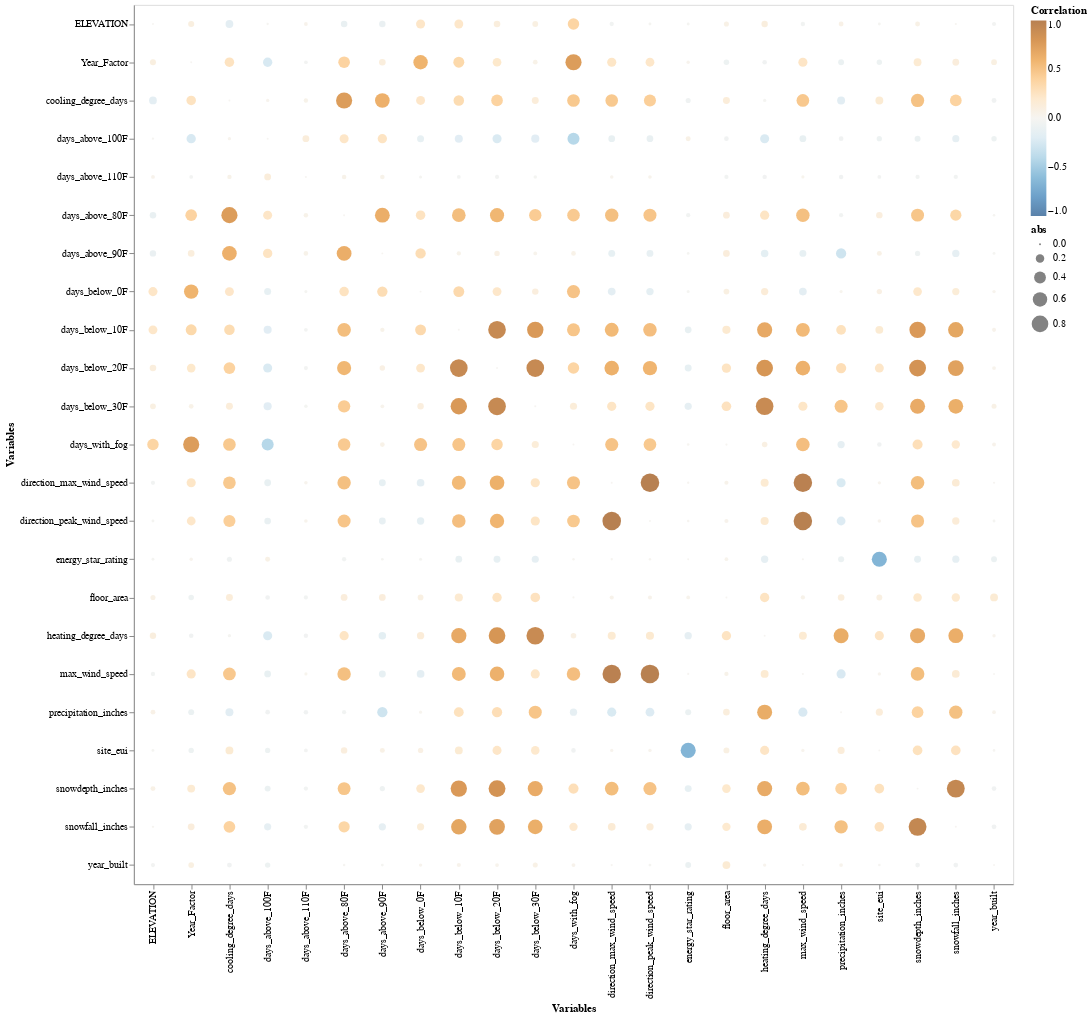

This figure's notebook cell:
### Markdown cell above
**Checking the correlation between other features along with the target `site_eui`**

### Code cell
train_df_filtered = (
    train_df_numeric.filter(regex="^(?!.*_temp|id).*$")
)
corr_df = (
    train_df_filtered
    .corr("spearman")
    .stack()
    .reset_index(name="corr")
)
corr_df.loc[corr_df["corr"] == 1, "corr"] = 0
corr_df["abs"] = corr_df["corr"].abs()

(
    alt.Chart(corr_df)
    .mark_circle()
    .encode(x = alt.X("level_0", title="Variables"),
            y = alt.Y("level_1", title="Variables"),
            size = "abs",
            color = alt.Color(
                'corr',
                scale=alt.Scale(scheme = 'blueorange',
                                domain = (-1, 1)),
                title="Correlation")
           )
).properties(
    width = 900,
    height = 900
)

### Figure 1 — Vega-Lite specification as saved in the notebook (floating-point values rounded to 4 significant figures; data arrays with more than 128 entries replaced by an {"elided": "..."} marker saying what was removed)
{"$schema": "https://vega.github.io/schema/vega-lite/v4.8.1.json", "config": {"view": {"continuousHeight": 300, "continuousWidth": 400}}, "data": {"name": "data-5f01bace964e6059849375357853bd71"}, "datasets": {"data-5f01bace964e6059849375357853bd71": {"elided": "523 records"}}, "encoding": {"color": {"field": "corr", "scale": {"domain": [-1, 1], "scheme": "blueorange"}, "title": "Correlation", "type": "quantitative"}, "size": {"field": "abs", "type": "quantitative"}, "x": {"field": "level_0", "title": "Variables", "type": "nominal"}, "y": {"field": "level_1", "title": "Variables", "type": "nominal"}}, "height": 900, "mark": "circle", "width": 900}
